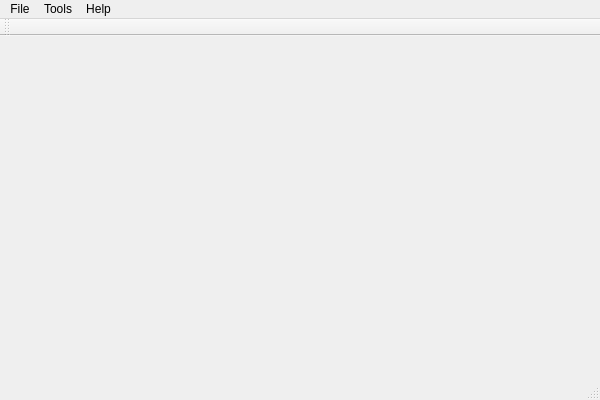
<?xml version="1.0" encoding="UTF-8"?>
<ui version="4.0">
 <class>wndMain</class>
 <widget class="QMainWindow" name="wndMain">
  <property name="geometry">
   <rect>
    <x>0</x>
    <y>0</y>
    <width>600</width>
    <height>400</height>
   </rect>
  </property>
  <property name="windowTitle">
   <string>Fire Department Management System</string>
  </property>
  <property name="windowIcon">
   <iconset resource="../resources/resources.qrc">
    <normaloff>:/icons/Icon.png</normaloff>:/icons/Icon.png</iconset>
  </property>
  <widget class="QWidget" name="centralWidget"/>
  <widget class="QMenuBar" name="menuBar">
   <property name="geometry">
    <rect>
     <x>0</x>
     <y>0</y>
     <width>600</width>
     <height>21</height>
    </rect>
   </property>
   <widget class="QMenu" name="menuFile">
    <property name="title">
     <string>File</string>
    </property>
    <addaction name="actionQuit"/>
   </widget>
   <widget class="QMenu" name="menuTools">
    <property name="title">
     <string>Tools</string>
    </property>
    <addaction name="actionSearch"/>
    <addaction name="separator"/>
   </widget>
   <widget class="QMenu" name="menuHelp">
    <property name="title">
     <string>Help</string>
    </property>
    <addaction name="actionAbout"/>
   </widget>
   <addaction name="menuFile"/>
   <addaction name="menuTools"/>
   <addaction name="menuHelp"/>
  </widget>
  <widget class="QToolBar" name="mainToolBar">
   <attribute name="toolBarArea">
    <enum>TopToolBarArea</enum>
   </attribute>
   <attribute name="toolBarBreak">
    <bool>false</bool>
   </attribute>
  </widget>
  <widget class="QStatusBar" name="statusBar"/>
  <action name="actionAbout">
   <property name="text">
    <string>About</string>
   </property>
  </action>
  <action name="actionSearch">
   <property name="text">
    <string>Search</string>
   </property>
  </action>
  <action name="actionQuit">
   <property name="text">
    <string>Quit</string>
   </property>
  </action>
 </widget>
 <layoutdefault spacing="6" margin="11"/>
 <resources>
  <include location="../resources/resources.qrc"/>
 </resources>
 <connections>
  <connection>
   <sender>actionQuit</sender>
   <signal>triggered()</signal>
   <receiver>wndMain</receiver>
   <slot>close()</slot>
   <hints>
    <hint type="sourcelabel">
     <x>-1</x>
     <y>-1</y>
    </hint>
    <hint type="destinationlabel">
     <x>299</x>
     <y>199</y>
    </hint>
   </hints>
  </connection>
 </connections>
 <slots>
  <slot>cleanUp()</slot>
 </slots>
</ui>
